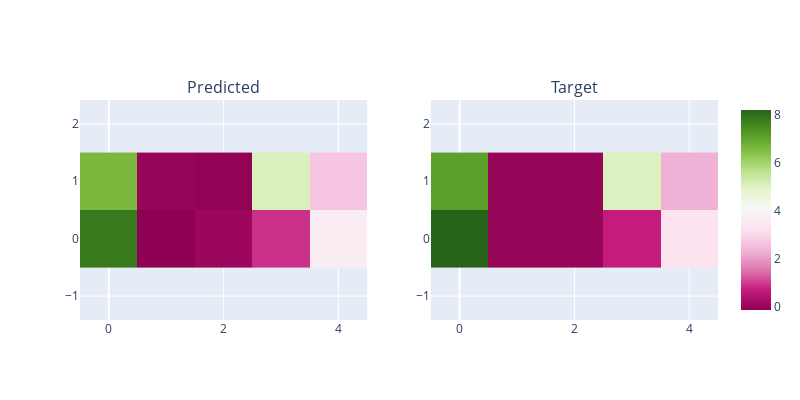

The code cell stored with this chart in its notebook:
### Code cell
compare_images(pred[sample_idx].cpu(), y[sample_idx].cpu(), titles=["Predicted", "Target"])

### Figure 1 — Plotly figure (JSON) as saved in the notebook; plotly's stock layout.template omitted (floating-point values rounded to 4 significant figures)
{"data": [{"coloraxis": "coloraxis", "hovertemplate": "x: %{x}<br>y: %{y}<br>color: %{z}<extra></extra>", "name": "0", "type": "heatmap", "xaxis": "x", "yaxis": "y", "z": [[7.83, -0.1198, 0.0879, 0.9022, 3.637], [6.623, 0.003933, -0.05372, 5.099, 2.67]]}, {"coloraxis": "coloraxis", "hovertemplate": "x: %{x}<br>y: %{y}<br>color: %{z}<extra></extra>", "name": "0", "type": "heatmap", "xaxis": "x2", "yaxis": "y2", "z": [[8.21, 0, 0, 0.7069, 3.279], [7.12, 0, 0, 5.062, 2.309]]}], "layout": {"annotations": [{"font": {"size": 16}, "showarrow": false, "text": "Predicted", "x": 0.225, "xanchor": "center", "xref": "paper", "y": 1, "yanchor": "bottom", "yref": "paper"}, {"font": {"size": 16}, "showarrow": false, "text": "Target", "x": 0.775, "xanchor": "center", "xref": "paper", "y": 1, "yanchor": "bottom", "yref": "paper"}], "height": 400, "width": 800, "xaxis": {"anchor": "y", "domain": [0, 0.45], "scaleanchor": "y"}, "xaxis2": {"anchor": "y2", "domain": [0.55, 1], "scaleanchor": "y2"}, "yaxis": {"anchor": "x", "domain": [0, 1]}, "yaxis2": {"anchor": "x2", "domain": [0, 1]}}}
